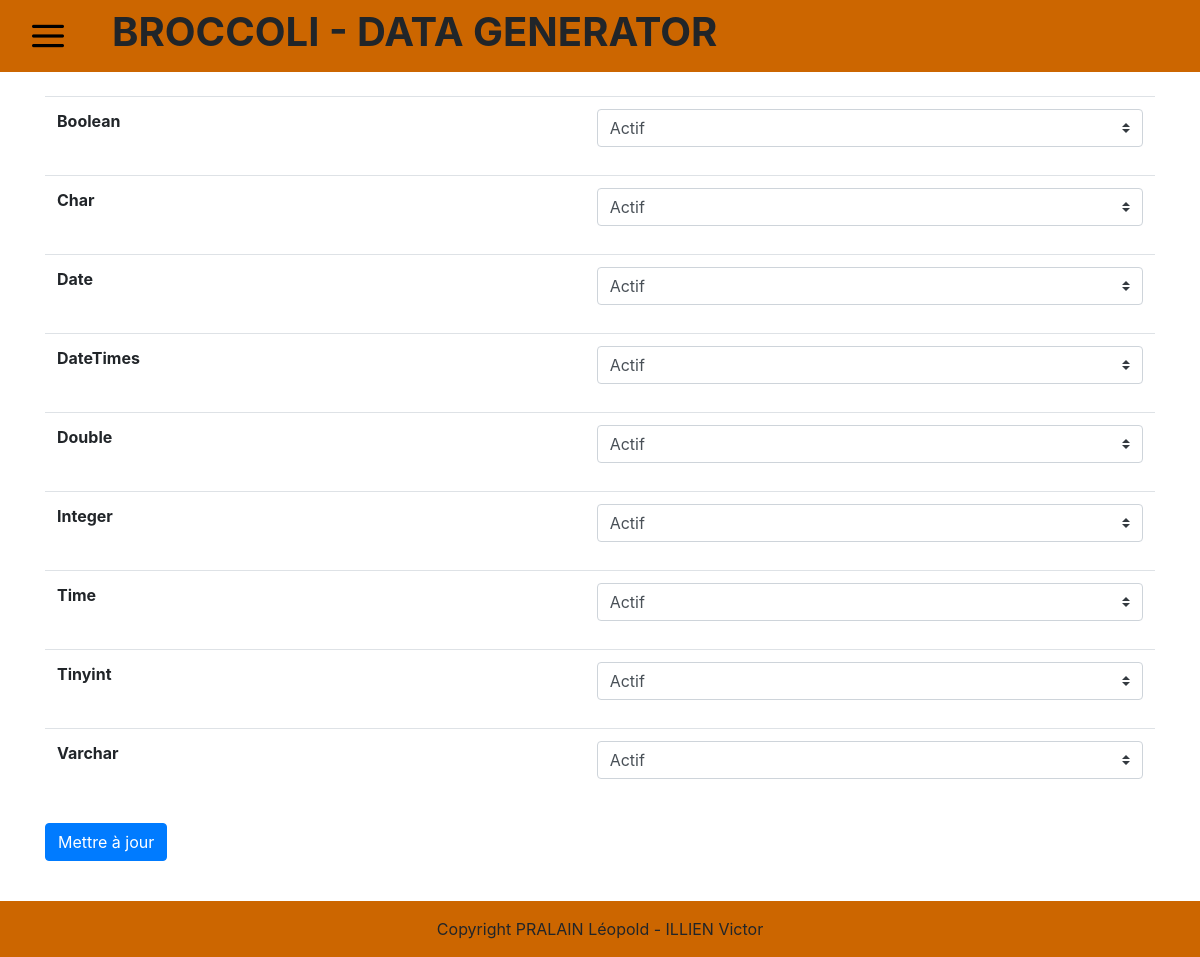
The page /back.php on the database its author committed.
### tables this page shows
CREATE TABLE type_champ(
        type_champ Varchar (512) NOT NULL ,
        actif      Bool NOT NULL
	,CONSTRAINT type_champ_PK PRIMARY KEY (type_champ)
);

### php/database.php (called while the page is built, shortened)
<?php
	function dbRequestTypeActif($db) {
		try {
			$request = 'SELECT * FROM type_champ';
			$statement = $db->prepare($request);
			$statement->execute();
			$result = $statement->fetchAll(PDO::FETCH_ASSOC);
		} catch (PDOException $exception) {
			error_log('Request error: ' .$exception->getMessage());
			return false;
		}
		return $result;
	}
 ?>

### html/back.php (the view, shortened to what this page needs)
<!DOCTYPE html>
<html lang="fr">
<head>
	<link rel="stylesheet" href="https://stackpath.bootstrapcdn.com/bootstrap/4.4.1/css/bootstrap.min.css">
</head>
<body>
	<header>
		<nav class="navbar navbar-expand-lg navbar-light" style="background-color: #CC6600;">
			<div class="collapse navbar-collapse" id="navbarSupportedContent">
				<a class="nav-link" href="#" id="navbarDropdown" role="button" data-toggle="dropdown" aria-haspopup="true"aria-expanded="true"><img src="../fichier/img/icon/Menu.png" width="50%"></a>
				<div class="text-center"><h1 style="font-weight: bold;">BROCCOLI - DATA GENERATOR</h1></div>
			</div>
		</nav>
	</header>
	<?php
		require_once("../php/database.php");
		$db = dbConnect();
		$champType = dbRequestTypeActif($db);
	?>
	<br>
	<form method="post">
		<div class="container">
			<table class="table">
				<tbody>
					<?php foreach($champType as $champ) { ?>
						<tr>
							<th scope="row"><?php echo $champ['type_champ']; ?></th>
							<td>
								<div class="input-group mb-3">
									<select class="custom-select" name= <?php echo "actif".$champ['type_champ']; ?>>
										<?php
											if ($champ['actif'] == 1) {
												echo "<option value='Actif' selected>Actif</option>"
													 ."<option value='Inactif'>Inactif</option>";
											} else {
												echo "<option value='Actif'>Actif</option>"
													."<option value='Inactif' selected>Inactif</option>";
											}
										?>
									</select>
								</div>
							</td>
						</tr>
					<?php } ?>
				</tbody>
			</table>
			<div class="row">
				<div class="col">
					<button type="submit" class="btn btn-primary" name="maj">Mettre à jour</button>
				</div>
			</div>
		</div>
	</form>
	<br><br><br><br>
	<footer class="fixed-bottom" style="background-color: #CC6600;">
		<div class="footer-copyright py-3 text-center">
			Copyright PRALAIN Léopold - ILLIEN Victor
		</div>
	</footer>
</body>
</html>

### rows shown on the page
type_champ: type_champ "Boolean", actif+type_champ "Actif"
type_champ: type_champ "Char", actif+type_champ "Actif"
type_champ: type_champ "Date", actif+type_champ "Actif"
type_champ: type_champ "DateTimes", actif+type_champ "Actif"
type_champ: type_champ "Double", actif+type_champ "Actif"
type_champ: type_champ "Integer", actif+type_champ "Actif"
type_champ: type_champ "Time", actif+type_champ "Actif"
type_champ: type_champ "Tinyint", actif+type_champ "Actif"
type_champ: type_champ "Varchar", actif+type_champ "Actif"
